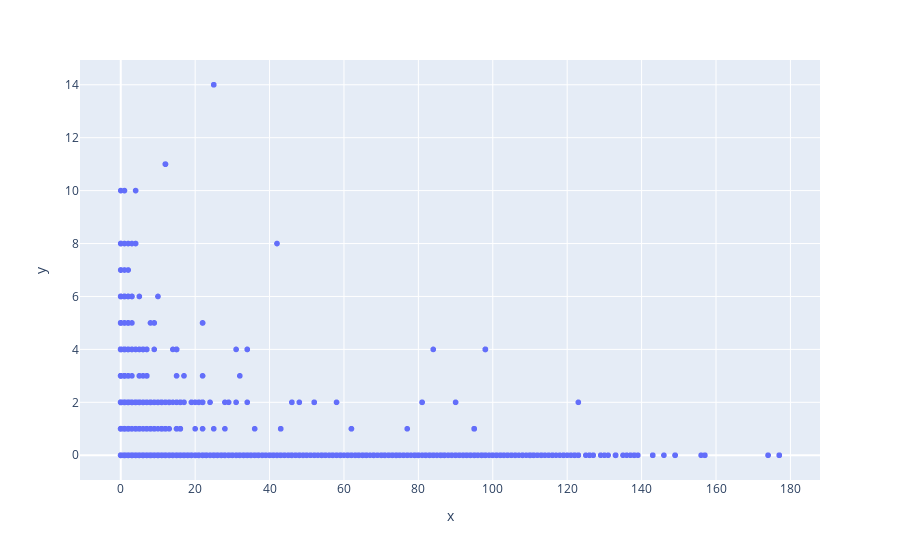

This figure's notebook cell:
### Code cell
px.scatter(x=data.network_failure,x=data_ping.lossRate2).show()
data_ping.groupby(data.network_failure).median()
.groupby(data.operation_failure).mean()

### Figure 1 — Plotly figure (JSON) as saved in the notebook; plotly's stock layout.template omitted (floating-point values rounded to 4 significant figures; data arrays with more than 128 entries replaced by an {"elided": "..."} marker saying what was removed)
{"data": [{"hovertemplate": "x=%{x}<br>y=%{y}<extra></extra>", "legendgroup": "", "marker": {"color": "#636efa", "symbol": "circle"}, "mode": "markers", "name": "", "showlegend": false, "type": "scattergl", "x": {"elided": "50000 int values"}, "xaxis": "x", "y": {"elided": "50000 int values"}, "yaxis": "y"}], "layout": {"autosize": true, "legend": {"tracegroupgap": 0}, "margin": {"t": 60}, "xaxis": {"anchor": "y", "autorange": true, "domain": [0, 1], "range": [-10.25, 187.2], "title": {"text": "x"}, "type": "linear"}, "yaxis": {"anchor": "x", "autorange": true, "domain": [0, 1], "range": [-0.9926, 14.99], "title": {"text": "y"}, "type": "linear"}}}
